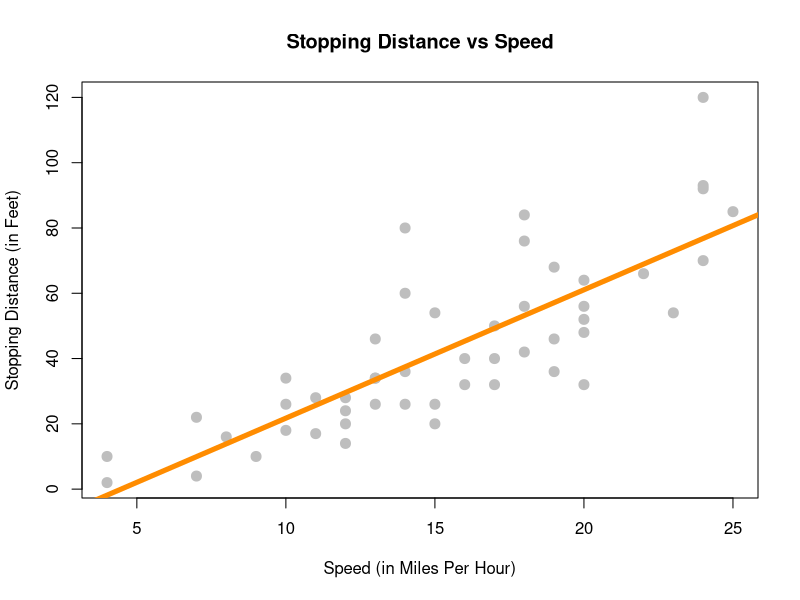
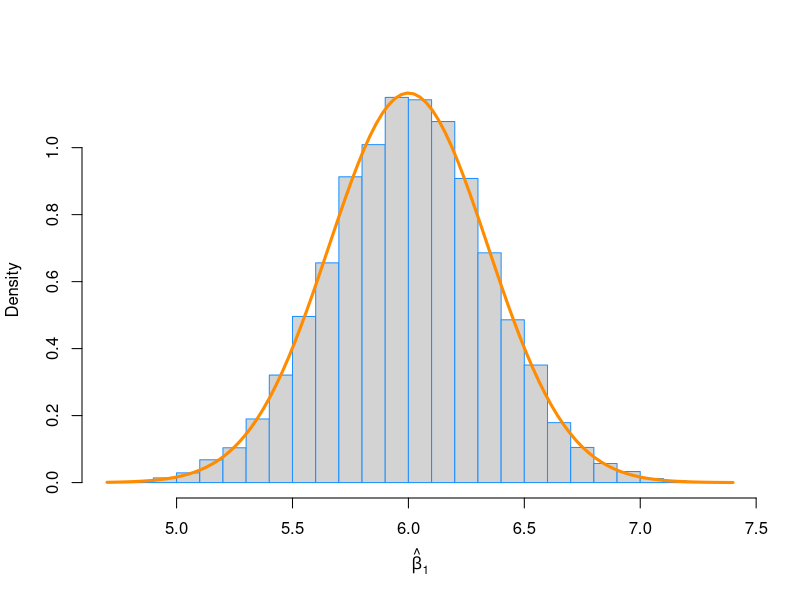
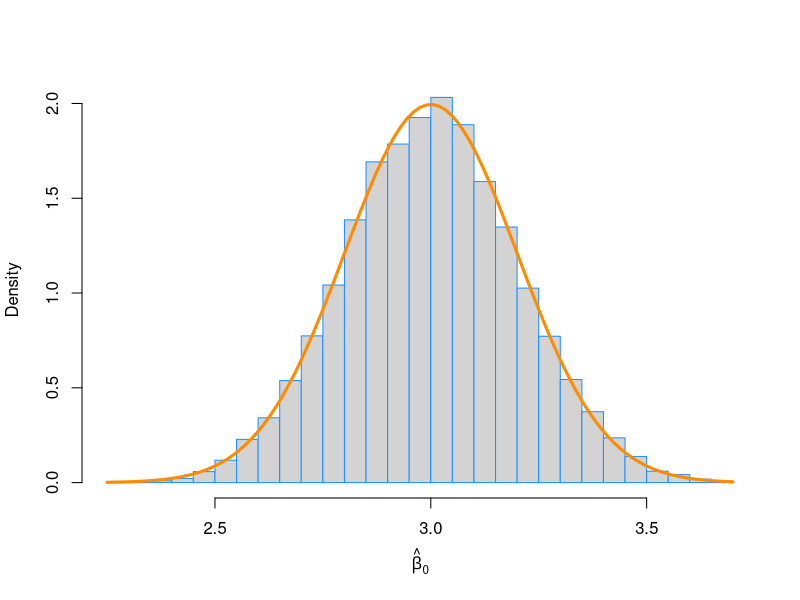
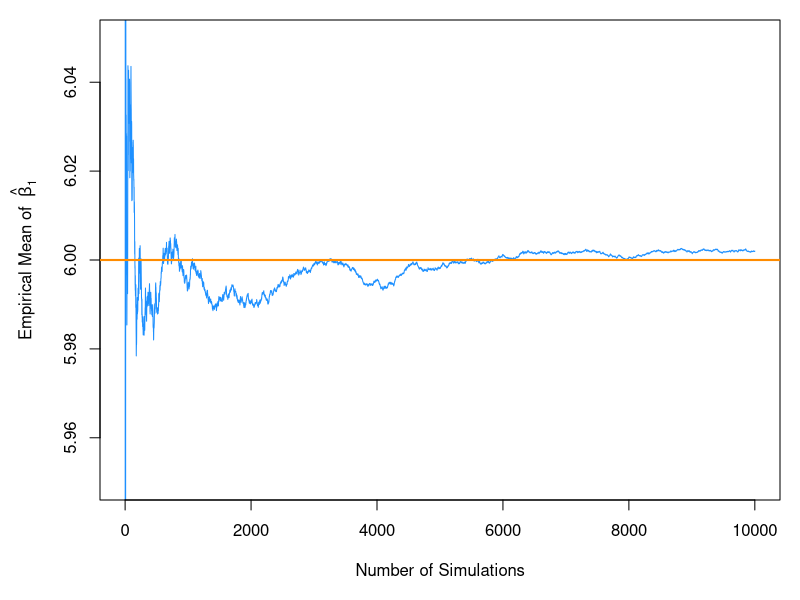
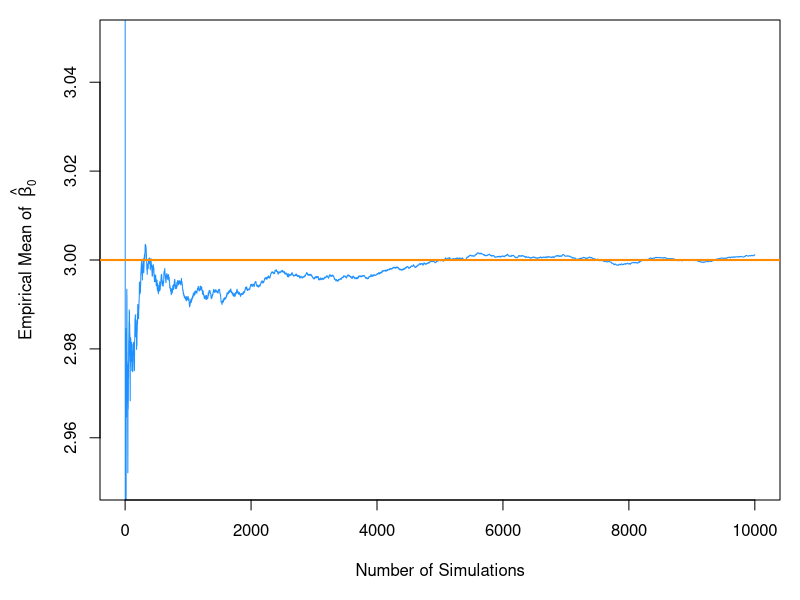
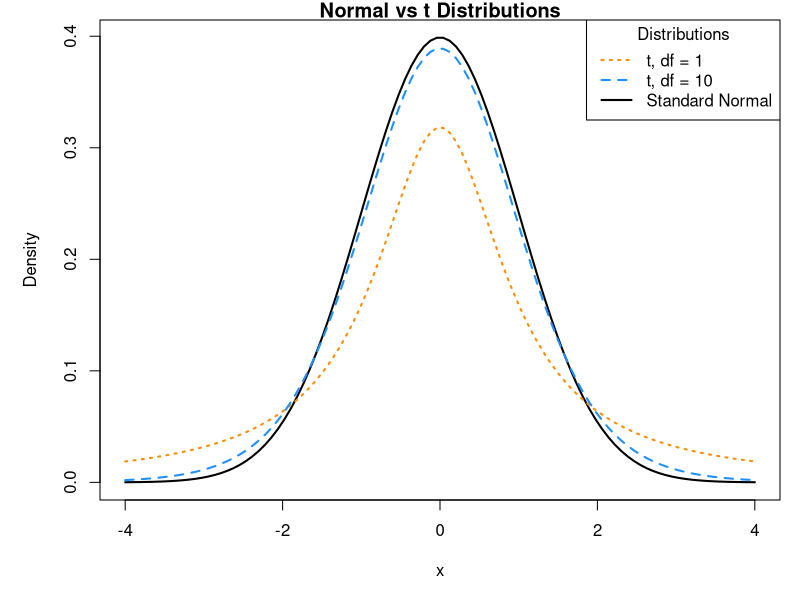
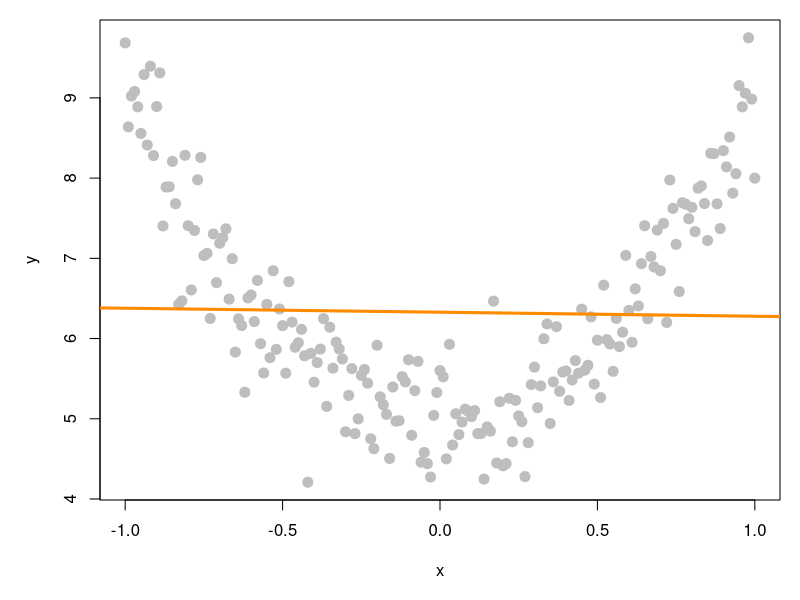
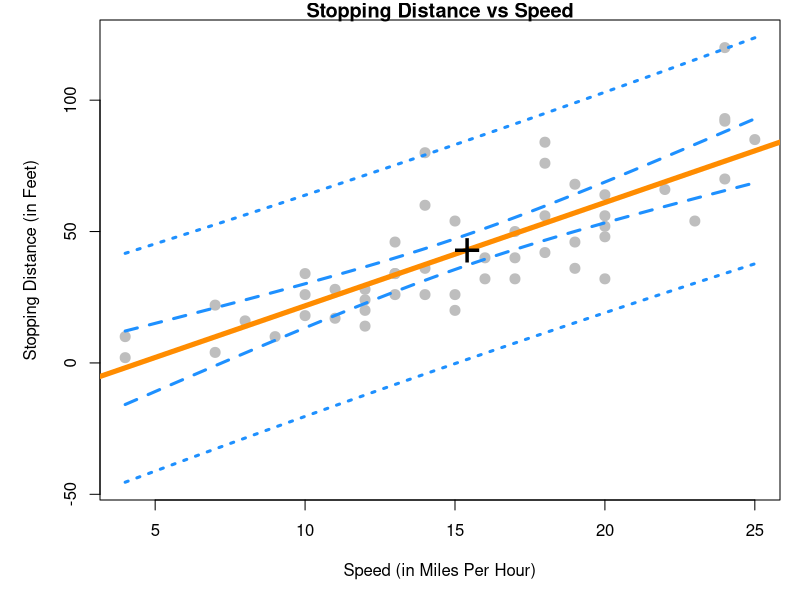

The R script that drew these images, in order:
## ---- chunk 1
stop_dist_model = lm(dist ~ speed, data = cars)
summary(stop_dist_model)
## ---- chunk 2
plot(dist ~ speed, data = cars,
     xlab = "Speed (in Miles Per Hour)",
     ylab = "Stopping Distance (in Feet)",
     main = "Stopping Distance vs Speed",
     pch  = 20,
     cex  = 2,
     col  = "grey")
abline(stop_dist_model, lwd = 5, col = "darkorange")
## ---- chunk 3
set.seed(42)
sample_size = 100 # this is n
x = seq(-1, 1, length = sample_size)
Sxx = sum((x - mean(x)) ^ 2)
## ---- chunk 4
beta_0 = 3
beta_1 = 6
sigma  = 2
## ---- chunk 5
(var_beta_1_hat = sigma ^ 2 / Sxx)
(var_beta_0_hat = sigma ^ 2 * (1 / sample_size + mean(x) ^ 2 / Sxx))
## ---- chunk 6
num_samples = 10000
beta_0_hats = rep(0, num_samples)
beta_1_hats = rep(0, num_samples)

for(i in 1:num_samples) {
  eps = rnorm(sample_size, mean = 0, sd = sigma)
  y   = beta_0 + beta_1 * x + eps
  
  sim_model = lm(y ~ x)
  
  beta_0_hats[i] = coef(sim_model)[1]
  beta_1_hats[i] = coef(sim_model)[2]
}
## ---- chunk 7
mean(beta_1_hats) # empirical mean
beta_1            # true mean
var(beta_1_hats)  # empirical variance
var_beta_1_hat    # true variance
## ---- chunk 8
# note need to use prob = TRUE
hist(beta_1_hats, prob = TRUE, breaks = 20, 
     xlab = expression(hat(beta)[1]), main = "", border = "dodgerblue")
curve(dnorm(x, mean = beta_1, sd = sqrt(var_beta_1_hat)), 
      col = "darkorange", add = TRUE, lwd = 3)
## ---- chunk 9
mean(beta_0_hats) # empirical mean
beta_0            # true mean
var(beta_0_hats)  # empirical variance
var_beta_0_hat    # true variance
## ---- chunk 10
hist(beta_0_hats, prob = TRUE, breaks = 25, 
     xlab = expression(hat(beta)[0]), main = "", border = "dodgerblue")
curve(dnorm(x, mean = beta_0, sd = sqrt(var_beta_0_hat)),
      col = "darkorange", add = TRUE, lwd = 3)
## ---- chunk 11
par(mar = c(5, 5, 1, 1)) # adjusted plot margins, otherwise the "hat" does not display
plot(cumsum(beta_1_hats) / (1:length(beta_1_hats)), type = "l", ylim = c(5.95, 6.05),
     xlab = "Number of Simulations",
     ylab = expression("Empirical Mean of " ~ hat(beta)[1]),
     col  = "dodgerblue")
abline(h = 6, col = "darkorange", lwd = 2)

par(mar = c(5, 5, 1, 1)) # adjusted plot margins, otherwise the "hat" does not display
plot(cumsum(beta_0_hats) / (1:length(beta_0_hats)), type = "l", ylim = c(2.95, 3.05),
     xlab = "Number of Simulations",
     ylab = expression("Empirical Mean of " ~ hat(beta)[0]),
     col  = "dodgerblue")
abline(h = 3, col = "darkorange", lwd = 2)
## ---- chunk 12
# define grid of x values
x = seq(-4, 4, length = 100)

# plot curve for standard normal
plot(x, dnorm(x), type = "l", lty = 1, lwd = 2,
     xlab = "x", ylab = "Density", main = "Normal vs t Distributions")
# add curves for t distributions
lines(x, dt(x, df = 1), lty = 3, lwd = 2, col = "darkorange")
lines(x, dt(x, df = 10), lty = 2, lwd = 2, col = "dodgerblue")

# add legend
legend("topright", title = "Distributions",
       legend = c("t, df = 1", "t, df = 10", "Standard Normal"), 
       lwd = 2, lty=c(3, 2, 1), col = c("darkorange", "dodgerblue", "black"))
## ---- chunk 13
stop_dist_model = lm(dist ~ speed, data = cars)
summary(stop_dist_model)
## ---- chunk 14
names(summary(stop_dist_model))
summary(stop_dist_model)$coefficients
## ---- chunk 15
summary(stop_dist_model)$coefficients[2,]
## ---- chunk 16
summary(stop_dist_model)$coefficients[1,]
## ---- chunk 17
stop_dist_model_test_info = summary(stop_dist_model)$coefficients

beta_0_hat      = stop_dist_model_test_info[1, 1] # Estimate
beta_0_hat_se   = stop_dist_model_test_info[1, 2] # Std. Error
beta_0_hat_t    = stop_dist_model_test_info[1, 3] # t value
beta_0_hat_pval = stop_dist_model_test_info[1, 4] # Pr(>|t|)

beta_1_hat      = stop_dist_model_test_info[2, 1] # Estimate
beta_1_hat_se   = stop_dist_model_test_info[2, 2] # Std. Error
beta_1_hat_t    = stop_dist_model_test_info[2, 3] # t value
beta_1_hat_pval = stop_dist_model_test_info[2, 4] # Pr(>|t|)
## ---- chunk 18
(beta_1_hat - 0) / beta_1_hat_se
beta_1_hat_t
## ---- chunk 19
2 * pt(abs(beta_1_hat_t), df = length(resid(stop_dist_model)) - 2, lower.tail = FALSE)
beta_1_hat_pval
## ---- chunk 20
set.seed(42)
x = seq(-1, 1, 0.01)
y = 5 + 4 * x ^ 2 + rnorm(length(x), 0, 0.5)
plot(x, y, pch  = 20, cex  = 2, col  = "grey")
abline(lm(y ~ x), lwd = 3, col = "darkorange")
## ---- chunk 21
confint(stop_dist_model, level = 0.99)
## ---- chunk 22
# store estimate
beta_1_hat = coef(stop_dist_model)[2]

# store standard error
beta_1_hat_se = summary(stop_dist_model)$coefficients[2, 2]

# calculate critical value for two-sided 99% CI
crit = qt(0.995, df = length(resid(stop_dist_model)) - 2)

# est - margin, est + margin
c(beta_1_hat - crit * beta_1_hat_se, beta_1_hat + crit * beta_1_hat_se)
## ---- chunk 23
new_speeds = data.frame(speed = c(5, 21))
predict(stop_dist_model, newdata = new_speeds, 
        interval = c("confidence"), level = 0.99)
## ---- chunk 24
predict(stop_dist_model, newdata = new_speeds, 
        interval = c("prediction"), level = 0.99)
## ---- chunk 25
speed_grid = seq(min(cars$speed), max(cars$speed), by = 0.01)
dist_ci_band = predict(stop_dist_model, 
                       newdata = data.frame(speed = speed_grid), 
                       interval = "confidence", level = 0.99)
dist_pi_band = predict(stop_dist_model, 
                       newdata = data.frame(speed = speed_grid), 
                       interval = "prediction", level = 0.99) 

plot(dist ~ speed, data = cars,
     xlab = "Speed (in Miles Per Hour)",
     ylab = "Stopping Distance (in Feet)",
     main = "Stopping Distance vs Speed",
     pch  = 20,
     cex  = 2,
     col  = "grey",
     ylim = c(min(dist_pi_band), max(dist_pi_band)))
abline(stop_dist_model, lwd = 5, col = "darkorange")

lines(speed_grid, dist_ci_band[,"lwr"], col = "dodgerblue", lwd = 3, lty = 2)
lines(speed_grid, dist_ci_band[,"upr"], col = "dodgerblue", lwd = 3, lty = 2)
lines(speed_grid, dist_pi_band[,"lwr"], col = "dodgerblue", lwd = 3, lty = 3)
lines(speed_grid, dist_pi_band[,"upr"], col = "dodgerblue", lwd = 3, lty = 3)
points(mean(cars$speed), mean(cars$dist), pch = "+", cex = 3)
## ---- chunk 26
summary(stop_dist_model)
## ---- chunk 27
anova(stop_dist_model)
## ---- chunk 28
anova(lm(dist ~ 1, data = cars), lm(dist ~ speed, data = cars))
